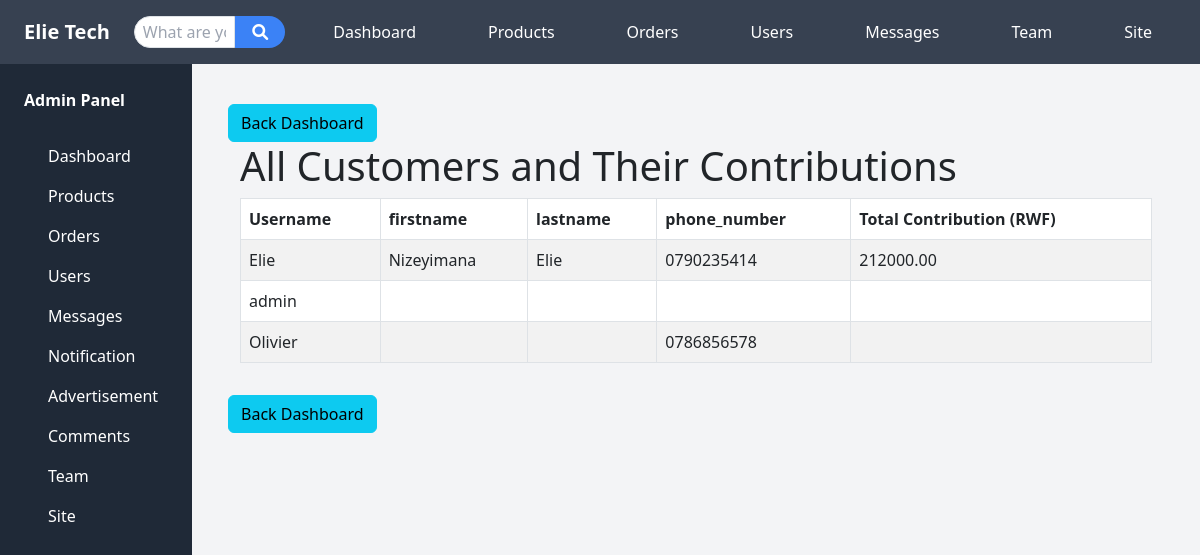
The page /customer-contributions/ on the database its author committed.
### store/models.py (models this page shows, shortened)
class Customer(models.Model):
    user = models.OneToOneField(User, on_delete=models.CASCADE)
    phone_number = models.CharField(max_length=15)
    address = models.TextField()
    profile_picture = models.ImageField(upload_to='profile_pictures/', default='profile_pictures/profile.png', blank=True)

### store/views.py (the view)
# urls.py: path('customer-contributions/', views.customer_contributions, name='customer_contributions'),
def customer_contributions(request):
    customers = Customer.objects.annotate(
        total_spent=Sum('order__total_price', filter=Q(order__payment_status='Confirmed'))
    ).order_by('-total_spent')
    return render(request, 'admin/customer_contributions.html', {'customers': customers})

### store/context_processors.py (called while the page is built)
def unread_message_count(request):
    unread_count = 0
    if request.user.is_authenticated:
        unread_count = Message.objects.filter(
            recipient=request.user,  # <-- Fix here
            is_read=False
        ).count()
    return {'unread_message_count': unread_count}

### templates/admin/customer_contributions.html
{% extends 'admin/base.html' %}
{% block content %}
<a href="{% url 'admin_dashboard' %}" class="btn btn-info mt-3">Back Dashboard</a>
    <div class="container">
        <h1>All Customers and Their Contributions</h1>
        {% if customers %}
            <table class="table table-striped table-bordered">
                <thead>
                    <tr>
                        <th>Username</th>
                        <th>firstname</th>
                        <th>lastname</th>
                        <th>phone_number</th>
                        <th>Total Contribution (RWF)</th>
                    </tr>
                </thead>
                <tbody>
                    {% for customer in customers %}
                        <tr>
                            <td>{{ customer.user.username }}</td>
                            <td>{{ customer.user.first_name }}</td>
                            <td>{{ customer.user.last_name }}</td>
                            <td>{{ customer.phone_number }}</td>
                            <td>{{ customer.total_spent|floatformat:2 }}</td>
                        </tr>
                    {% endfor %}
                </tbody>
            </table>
        {% else %}
            <p>No customers found.</p>
        {% endif %}
    </div>
    <a href="{% url 'admin_dashboard' %}" class="btn btn-info mt-3">Back Dashboard</a>
{% endblock %}

### rows shown on the page
Customer: user.username "Elie", user.first_name "Nizeyimana", user.last_name "Elie", phone_number "0790235414", total_spent "212000.00"
Customer: user.username "admin"
Customer: user.username "Olivier", phone_number "0786856578"
